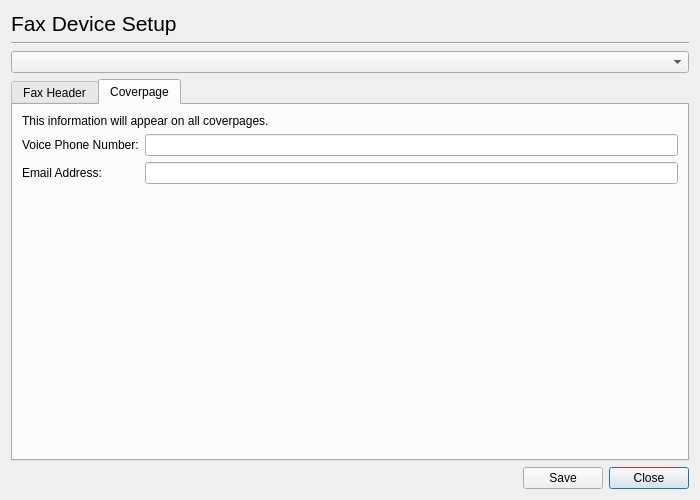
<?xml version="1.0" encoding="UTF-8"?>
<ui version="4.0">
 <class>Dialog</class>
 <widget class="QDialog" name="Dialog">
  <property name="geometry">
   <rect>
    <x>0</x>
    <y>0</y>
    <width>700</width>
    <height>500</height>
   </rect>
  </property>
  <property name="windowTitle">
   <string>HP Device Manager - Fax Device Setup</string>
  </property>
  <layout class="QGridLayout">
   <item row="0" column="0">
    <widget class="QLabel" name="label">
     <property name="font">
      <font>
       <pointsize>16</pointsize>
      </font>
     </property>
     <property name="text">
      <string>Fax Device Setup</string>
     </property>
    </widget>
   </item>
   <item row="1" column="0" colspan="3">
    <widget class="Line" name="line">
     <property name="orientation">
      <enum>Qt::Horizontal</enum>
     </property>
    </widget>
   </item>
   <item row="2" column="0" colspan="3">
    <widget class="DeviceUriComboBox" name="FaxComboBox"/>
   </item>
   <item row="3" column="0" colspan="3">
    <widget class="QTabWidget" name="tabWidget">
     <property name="currentIndex">
      <number>1</number>
     </property>
     <widget class="QWidget" name="tab">
      <attribute name="title">
       <string>Fax Header</string>
      </attribute>
      <layout class="QGridLayout">
       <item row="0" column="0" colspan="2">
        <widget class="QLabel" name="label_3">
         <property name="text">
          <string>This information will appear at the top of each fax you send.</string>
         </property>
        </widget>
       </item>
       <item row="1" column="0">
        <widget class="QLabel" name="label_2">
         <property name="text">
          <string>Name and/or Company:</string>
         </property>
        </widget>
       </item>
       <item row="1" column="1">
        <widget class="QLineEdit" name="NameCompanyLineEdit"/>
       </item>
       <item row="2" column="0">
        <widget class="QLabel" name="label_4">
         <property name="text">
          <string>Fax Number:</string>
         </property>
        </widget>
       </item>
       <item row="2" column="1">
        <widget class="QLineEdit" name="FaxNumberLineEdit"/>
       </item>
       <item row="3" column="1">
        <spacer>
         <property name="orientation">
          <enum>Qt::Vertical</enum>
         </property>
         <property name="sizeHint" stdset="0">
          <size>
           <width>20</width>
           <height>40</height>
          </size>
         </property>
        </spacer>
       </item>
      </layout>
     </widget>
     <widget class="QWidget" name="tab_2">
      <attribute name="title">
       <string>Coverpage</string>
      </attribute>
      <layout class="QGridLayout">
       <item row="0" column="0" colspan="2">
        <widget class="QLabel" name="label_5">
         <property name="text">
          <string>This information will appear on all coverpages.</string>
         </property>
        </widget>
       </item>
       <item row="1" column="0">
        <widget class="QLabel" name="label_6">
         <property name="text">
          <string>Voice Phone Number:</string>
         </property>
        </widget>
       </item>
       <item row="1" column="1">
        <widget class="QLineEdit" name="VoiceNumberLineEdit"/>
       </item>
       <item row="2" column="0">
        <widget class="QLabel" name="label_7">
         <property name="text">
          <string>Email Address:</string>
         </property>
        </widget>
       </item>
       <item row="2" column="1">
        <widget class="QLineEdit" name="EmailLineEdit"/>
       </item>
       <item row="3" column="1">
        <spacer>
         <property name="orientation">
          <enum>Qt::Vertical</enum>
         </property>
         <property name="sizeHint" stdset="0">
          <size>
           <width>20</width>
           <height>131</height>
          </size>
         </property>
        </spacer>
       </item>
      </layout>
     </widget>
    </widget>
   </item>
   <item row="4" column="0">
    <spacer>
     <property name="orientation">
      <enum>Qt::Horizontal</enum>
     </property>
     <property name="sizeHint" stdset="0">
      <size>
       <width>371</width>
       <height>20</height>
      </size>
     </property>
    </spacer>
   </item>
   <item row="4" column="2">
    <widget class="QPushButton" name="CancelButton">
     <property name="text">
      <string>Close</string>
     </property>
    </widget>
   </item>
   <item row="4" column="1">
    <widget class="QPushButton" name="pushButton">
     <property name="text">
      <string>Save</string>
     </property>
    </widget>
   </item>
  </layout>
 </widget>
 <customwidgets>
  <customwidget>
   <class>DeviceUriComboBox</class>
   <extends>QComboBox</extends>
   <header>deviceuricombobox.h</header>
  </customwidget>
 </customwidgets>
 <resources/>
 <connections/>
</ui>
